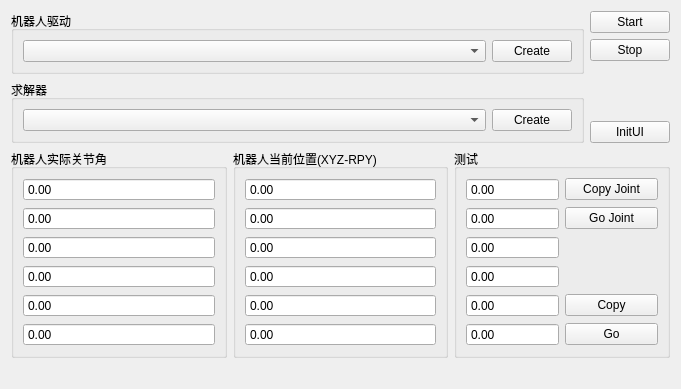
<?xml version="1.0" encoding="UTF-8"?>
<ui version="4.0">
 <class>RobotXyzWidget</class>
 <widget class="QWidget" name="RobotXyzWidget">
  <property name="geometry">
   <rect>
    <x>0</x>
    <y>0</y>
    <width>681</width>
    <height>356</height>
   </rect>
  </property>
  <property name="windowTitle">
   <string>Form</string>
  </property>
  <layout class="QGridLayout" name="gridLayout_7">
   <item row="1" column="0">
    <widget class="QGroupBox" name="groupBox_3">
     <property name="title">
      <string>机器人实际关节角</string>
     </property>
     <layout class="QGridLayout" name="gridLayout_3">
      <item row="0" column="0">
       <widget class="QDoubleSpinBox" name="dsbRealJoint_1">
        <property name="buttonSymbols">
         <enum>QAbstractSpinBox::NoButtons</enum>
        </property>
        <property name="minimum">
         <double>-999999.000000000000000</double>
        </property>
        <property name="maximum">
         <double>999999.000000000000000</double>
        </property>
       </widget>
      </item>
      <item row="1" column="0">
       <widget class="QDoubleSpinBox" name="dsbRealJoint_2">
        <property name="buttonSymbols">
         <enum>QAbstractSpinBox::NoButtons</enum>
        </property>
        <property name="minimum">
         <double>-999999.000000000000000</double>
        </property>
        <property name="maximum">
         <double>999999.000000000000000</double>
        </property>
       </widget>
      </item>
      <item row="2" column="0">
       <widget class="QDoubleSpinBox" name="dsbRealJoint_3">
        <property name="buttonSymbols">
         <enum>QAbstractSpinBox::NoButtons</enum>
        </property>
        <property name="minimum">
         <double>-999999.000000000000000</double>
        </property>
        <property name="maximum">
         <double>999999.000000000000000</double>
        </property>
       </widget>
      </item>
      <item row="3" column="0">
       <widget class="QDoubleSpinBox" name="dsbRealJoint_4">
        <property name="buttonSymbols">
         <enum>QAbstractSpinBox::NoButtons</enum>
        </property>
        <property name="minimum">
         <double>-999999.000000000000000</double>
        </property>
        <property name="maximum">
         <double>999999.000000000000000</double>
        </property>
       </widget>
      </item>
      <item row="4" column="0">
       <widget class="QDoubleSpinBox" name="dsbRealJoint_5">
        <property name="buttonSymbols">
         <enum>QAbstractSpinBox::NoButtons</enum>
        </property>
        <property name="minimum">
         <double>-999999.000000000000000</double>
        </property>
        <property name="maximum">
         <double>999999.000000000000000</double>
        </property>
       </widget>
      </item>
      <item row="5" column="0">
       <widget class="QDoubleSpinBox" name="dsbRealJoint_6">
        <property name="buttonSymbols">
         <enum>QAbstractSpinBox::NoButtons</enum>
        </property>
        <property name="minimum">
         <double>-999999.000000000000000</double>
        </property>
        <property name="maximum">
         <double>999999.000000000000000</double>
        </property>
       </widget>
      </item>
     </layout>
    </widget>
   </item>
   <item row="0" column="0" colspan="3">
    <layout class="QGridLayout" name="gridLayout_6" columnstretch="100,1">
     <item row="0" column="0">
      <widget class="QGroupBox" name="groupBox">
       <property name="title">
        <string>机器人驱动</string>
       </property>
       <layout class="QGridLayout" name="gridLayout">
        <item row="0" column="0">
         <widget class="QComboBox" name="cboArmRobotList"/>
        </item>
        <item row="0" column="1">
         <widget class="QPushButton" name="btnCreateArmRobot">
          <property name="sizePolicy">
           <sizepolicy hsizetype="Maximum" vsizetype="Fixed">
            <horstretch>0</horstretch>
            <verstretch>0</verstretch>
           </sizepolicy>
          </property>
          <property name="text">
           <string>Create</string>
          </property>
         </widget>
        </item>
       </layout>
      </widget>
     </item>
     <item row="0" column="1" rowspan="2">
      <layout class="QVBoxLayout" name="verticalLayout">
       <item>
        <widget class="QPushButton" name="btnStart">
         <property name="sizePolicy">
          <sizepolicy hsizetype="Maximum" vsizetype="Fixed">
           <horstretch>0</horstretch>
           <verstretch>0</verstretch>
          </sizepolicy>
         </property>
         <property name="text">
          <string>Start</string>
         </property>
        </widget>
       </item>
       <item>
        <widget class="QPushButton" name="btnStop">
         <property name="sizePolicy">
          <sizepolicy hsizetype="Maximum" vsizetype="Fixed">
           <horstretch>0</horstretch>
           <verstretch>0</verstretch>
          </sizepolicy>
         </property>
         <property name="text">
          <string>Stop</string>
         </property>
        </widget>
       </item>
       <item>
        <spacer name="verticalSpacer">
         <property name="orientation">
          <enum>Qt::Vertical</enum>
         </property>
         <property name="sizeHint" stdset="0">
          <size>
           <width>20</width>
           <height>40</height>
          </size>
         </property>
        </spacer>
       </item>
       <item>
        <widget class="QPushButton" name="btnInit">
         <property name="sizePolicy">
          <sizepolicy hsizetype="Maximum" vsizetype="Fixed">
           <horstretch>0</horstretch>
           <verstretch>0</verstretch>
          </sizepolicy>
         </property>
         <property name="text">
          <string>InitUI</string>
         </property>
        </widget>
       </item>
      </layout>
     </item>
     <item row="1" column="0">
      <widget class="QGroupBox" name="groupBox_2">
       <property name="title">
        <string>求解器</string>
       </property>
       <layout class="QGridLayout" name="gridLayout_2">
        <item row="0" column="0">
         <widget class="QComboBox" name="cboArmIkList"/>
        </item>
        <item row="0" column="1">
         <widget class="QPushButton" name="btnCreateIk">
          <property name="sizePolicy">
           <sizepolicy hsizetype="Maximum" vsizetype="Fixed">
            <horstretch>0</horstretch>
            <verstretch>0</verstretch>
           </sizepolicy>
          </property>
          <property name="text">
           <string>Create</string>
          </property>
         </widget>
        </item>
       </layout>
      </widget>
     </item>
    </layout>
   </item>
   <item row="1" column="2">
    <widget class="QGroupBox" name="groupBox_5">
     <property name="title">
      <string>测试</string>
     </property>
     <layout class="QGridLayout" name="gridLayout_5">
      <item row="0" column="0">
       <widget class="QDoubleSpinBox" name="dsbCmd_1">
        <property name="buttonSymbols">
         <enum>QAbstractSpinBox::NoButtons</enum>
        </property>
        <property name="minimum">
         <double>-999999.000000000000000</double>
        </property>
        <property name="maximum">
         <double>999999.000000000000000</double>
        </property>
       </widget>
      </item>
      <item row="1" column="0">
       <widget class="QDoubleSpinBox" name="dsbCmd_2">
        <property name="buttonSymbols">
         <enum>QAbstractSpinBox::NoButtons</enum>
        </property>
        <property name="minimum">
         <double>-999999.000000000000000</double>
        </property>
        <property name="maximum">
         <double>999999.000000000000000</double>
        </property>
       </widget>
      </item>
      <item row="2" column="0">
       <widget class="QDoubleSpinBox" name="dsbCmd_3">
        <property name="buttonSymbols">
         <enum>QAbstractSpinBox::NoButtons</enum>
        </property>
        <property name="minimum">
         <double>-999999.000000000000000</double>
        </property>
        <property name="maximum">
         <double>999999.000000000000000</double>
        </property>
       </widget>
      </item>
      <item row="3" column="0">
       <widget class="QDoubleSpinBox" name="dsbCmd_4">
        <property name="buttonSymbols">
         <enum>QAbstractSpinBox::NoButtons</enum>
        </property>
        <property name="minimum">
         <double>-999999.000000000000000</double>
        </property>
        <property name="maximum">
         <double>999999.000000000000000</double>
        </property>
       </widget>
      </item>
      <item row="4" column="0">
       <widget class="QDoubleSpinBox" name="dsbCmd_5">
        <property name="buttonSymbols">
         <enum>QAbstractSpinBox::NoButtons</enum>
        </property>
        <property name="minimum">
         <double>-999999.000000000000000</double>
        </property>
        <property name="maximum">
         <double>999999.000000000000000</double>
        </property>
       </widget>
      </item>
      <item row="5" column="0">
       <widget class="QDoubleSpinBox" name="dsbCmd_6">
        <property name="buttonSymbols">
         <enum>QAbstractSpinBox::NoButtons</enum>
        </property>
        <property name="minimum">
         <double>-999999.000000000000000</double>
        </property>
        <property name="maximum">
         <double>999999.000000000000000</double>
        </property>
       </widget>
      </item>
      <item row="5" column="1">
       <widget class="QPushButton" name="btnGo">
        <property name="text">
         <string>Go</string>
        </property>
       </widget>
      </item>
      <item row="4" column="1">
       <widget class="QPushButton" name="btnCopy">
        <property name="text">
         <string>Copy</string>
        </property>
       </widget>
      </item>
      <item row="0" column="1">
       <widget class="QPushButton" name="btnCopyJoint">
        <property name="text">
         <string>Copy Joint</string>
        </property>
       </widget>
      </item>
      <item row="1" column="1">
       <widget class="QPushButton" name="btnGoJoint">
        <property name="text">
         <string>Go Joint</string>
        </property>
       </widget>
      </item>
     </layout>
    </widget>
   </item>
   <item row="1" column="1">
    <widget class="QGroupBox" name="groupBox_4">
     <property name="title">
      <string>机器人当前位置(XYZ-RPY)</string>
     </property>
     <layout class="QGridLayout" name="gridLayout_4">
      <item row="0" column="0">
       <widget class="QDoubleSpinBox" name="dsbActual_X">
        <property name="buttonSymbols">
         <enum>QAbstractSpinBox::NoButtons</enum>
        </property>
        <property name="minimum">
         <double>-999999.000000000000000</double>
        </property>
        <property name="maximum">
         <double>999999.000000000000000</double>
        </property>
       </widget>
      </item>
      <item row="1" column="0">
       <widget class="QDoubleSpinBox" name="dsbActual_Y">
        <property name="buttonSymbols">
         <enum>QAbstractSpinBox::NoButtons</enum>
        </property>
        <property name="minimum">
         <double>-999999.000000000000000</double>
        </property>
        <property name="maximum">
         <double>999999.000000000000000</double>
        </property>
       </widget>
      </item>
      <item row="2" column="0">
       <widget class="QDoubleSpinBox" name="dsbActual_Z">
        <property name="buttonSymbols">
         <enum>QAbstractSpinBox::NoButtons</enum>
        </property>
        <property name="minimum">
         <double>-999999.000000000000000</double>
        </property>
        <property name="maximum">
         <double>999999.000000000000000</double>
        </property>
       </widget>
      </item>
      <item row="3" column="0">
       <widget class="QDoubleSpinBox" name="dsbActual_R">
        <property name="buttonSymbols">
         <enum>QAbstractSpinBox::NoButtons</enum>
        </property>
        <property name="minimum">
         <double>-999999.000000000000000</double>
        </property>
        <property name="maximum">
         <double>999999.000000000000000</double>
        </property>
       </widget>
      </item>
      <item row="4" column="0">
       <widget class="QDoubleSpinBox" name="dsbActual_P">
        <property name="buttonSymbols">
         <enum>QAbstractSpinBox::NoButtons</enum>
        </property>
        <property name="minimum">
         <double>-999999.000000000000000</double>
        </property>
        <property name="maximum">
         <double>999999.000000000000000</double>
        </property>
       </widget>
      </item>
      <item row="5" column="0">
       <widget class="QDoubleSpinBox" name="dsbActual_y">
        <property name="buttonSymbols">
         <enum>QAbstractSpinBox::NoButtons</enum>
        </property>
        <property name="minimum">
         <double>-999999.000000000000000</double>
        </property>
        <property name="maximum">
         <double>999999.000000000000000</double>
        </property>
       </widget>
      </item>
     </layout>
    </widget>
   </item>
   <item row="2" column="0" colspan="3">
    <widget class="QLabel" name="label">
     <property name="text">
      <string/>
     </property>
    </widget>
   </item>
  </layout>
 </widget>
 <resources/>
 <connections/>
</ui>
